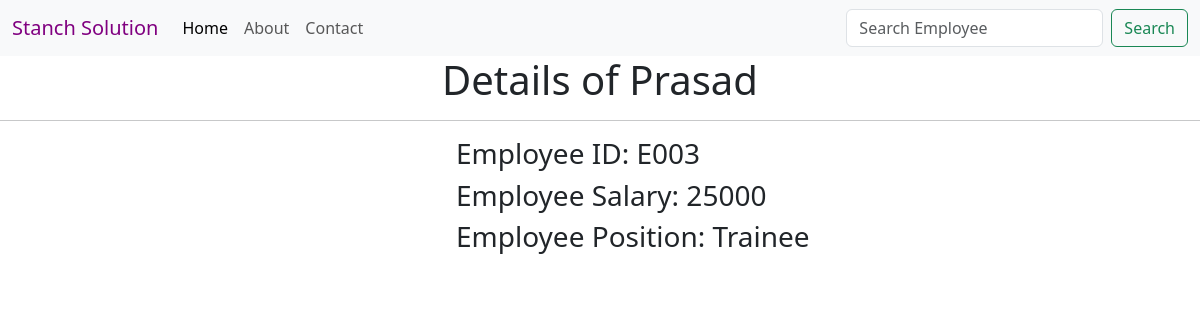
Screenshot of /details/3 with the database file from the repository.
### employee/models.py (models this page shows, shortened)
class Employee(models.Model):
    name = models.CharField(max_length=100)
    eid = models.CharField(max_length=50)
    salary = models.IntegerField()
    position = models.CharField(max_length=100)

### employee/views.py (the view)
# urls.py: path('details/<int:id>',views.details,name='details'),
def details(request, id):
    employee = Employee.objects.get(id=id)
    context = {
        'employee' : employee,
    }
    return render(request, 'details.html',context)

### employee/templates/details.html (shortened to what this page needs)
{% extends 'base.html' %}
{% block content %}
    {% if employee %}
        <center>
            <h1>Details of {{employee.name}}</h1>
            <hr>
            <div style="text-align: start; padding-left: 38vw ;">
                <h3>Employee ID: {{employee.eid}}</h3>
                <h3>Employee Salary: {{employee.salary}}</h3>
                <h3>Employee Position: {{employee.position}}</h3>
            </div>
        </center>
    {% else %}
        <h1 style="color:red">Error 404 : Record Not Found.</h1>
    {% endif %}
{% endblock content %}

### rows the page displays
Employee: name "Prasad", eid "E003", salary "25000", position "Trainee"
